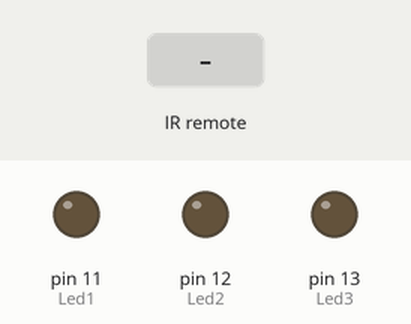
This sketch was run on a simulated Arduino Uno, built with avr-gcc and run on an emulated ATmega328P. Parts: output pins drawn as LEDs (lit = HIGH). The inputs (shaded band) are chosen by the test bench.

Above: at 1.2 s.
1.3 s: infrared code 0x1CE36897 received
At 2.3 s:
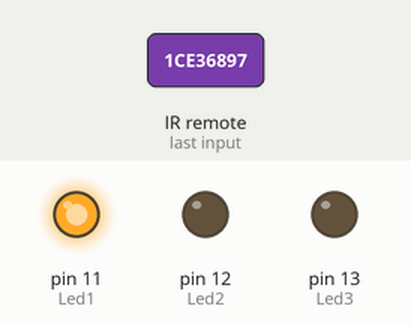
2.8 s: infrared code 0x1CE3A25D received
At 3.4 s:
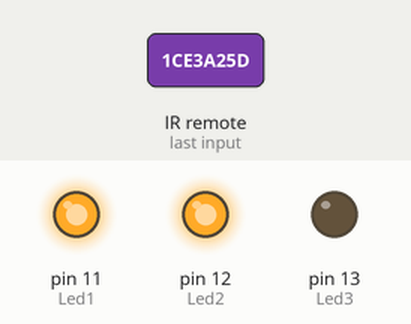
4.3 s: infrared code 0x1CE36A95 received
At 4.6 s:
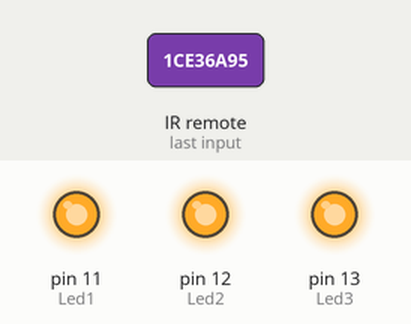
5.8 s: infrared code 0x1CE3EA15 received
At 6.9 s:
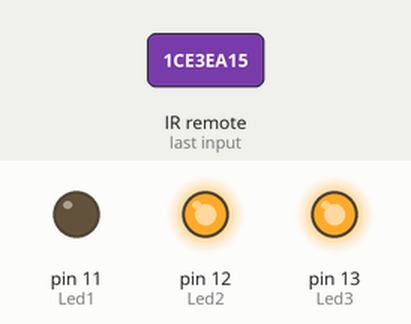
7.3 s: infrared code 0x1CE30AF5 received
At 8.1 s:
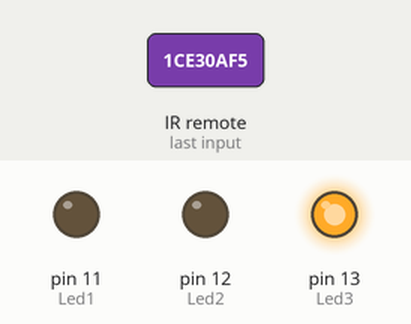
8.8 s: infrared code 0x1CE3AA55 received
At 9.2 s:
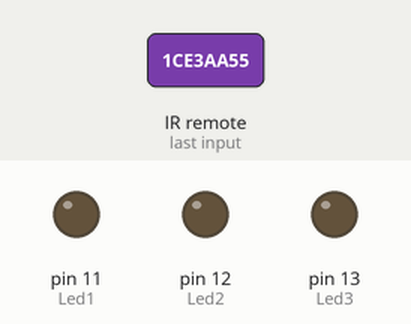
Timing chart, 0 to 11.3 s (numbered marks = the images above; inputs shaded):
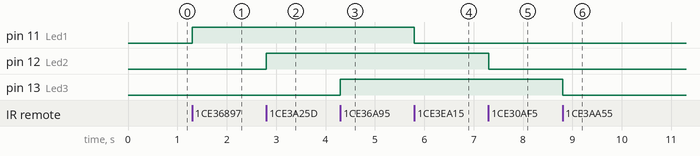

Measured:
- after the input at 1.3 s, pin 11 (Led1): LOW → HIGH at once
- after the input at 2.8 s, pin 12 (Led2): LOW → HIGH at once
- after the input at 4.3 s, pin 13 (Led3): LOW → HIGH at once
- after the input at 5.8 s, pin 11 (Led1): HIGH → LOW at once
- after the input at 7.3 s, pin 12 (Led2): HIGH → LOW at once
- after the input at 8.8 s, pin 13 (Led3): HIGH → LOW at once

The sketch:

Kod.ino
```cpp
#include <IRremote.h>
IRrecv irrecv(8); //IR alıcının data pini
decode_results results;
int Led1=11,Led2=12,Led3=13;
//           0x HEX KOD
#define TUS1 0x1CE36897
#define TUS2 0x1CE3A25D
#define TUS3 0x1CE36A95
#define TUS4 0x1CE3EA15
#define TUS5 0x1CE30AF5
#define TUS6 0x1CE3AA55
#define PowerTUS 0x1CE3F00F
#define MuteTUS  0x1CE332CD

void setup() {
  irrecv.enableIRIn(); //Aktif ediyoruz
  pinMode(Led1,OUTPUT);
  pinMode(Led2,OUTPUT);
  pinMode(Led3,OUTPUT);
}
void loop() {
  if (irrecv.decode(&results)){
    //Eğer tuşa basıldığı algılandıysa
    if(results.value==TUS1)  //Led 1 Aç
      digitalWrite(Led1,HIGH);
    else if(results.value==TUS2) //Led 2 Aç
      digitalWrite(Led2,HIGH);
    else if(results.value==TUS3) //Led 3 Aç
      digitalWrite(Led3,HIGH);
    else if(results.value==TUS4) //Led 1 Kapat
      digitalWrite(Led1,LOW);
    else if(results.value==TUS5) //Led 2 Kapat
      digitalWrite(Led2,LOW);
    else if(results.value==TUS6) //Led 3 Kapat
      digitalWrite(Led3,LOW);
    else if(results.value==PowerTUS){ //Hepsini Aç
      digitalWrite(Led1,HIGH);
      digitalWrite(Led2,HIGH);
      digitalWrite(Led3,HIGH);
    }
    else if(results.value==MuteTUS){//Hepsini Kapat
      digitalWrite(Led1,LOW);
      digitalWrite(Led2,LOW);
      digitalWrite(Led3,LOW);
    }
    irrecv.resume();// Daha sonraki değer için bekle.
  }
}
```
